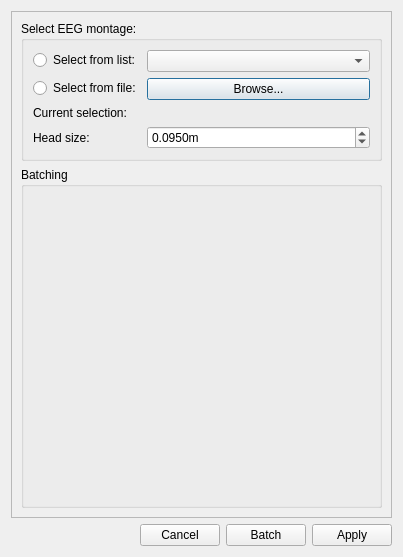
<?xml version="1.0" encoding="UTF-8"?>
<ui version="4.0">
 <class>montageDialog</class>
 <widget class="QDialog" name="montageDialog">
  <property name="geometry">
   <rect>
    <x>0</x>
    <y>0</y>
    <width>403</width>
    <height>557</height>
   </rect>
  </property>
  <property name="windowTitle">
   <string>Meggie - Set standard montage</string>
  </property>
  <layout class="QGridLayout" name="gridLayout">
   <item row="0" column="0">
    <widget class="QScrollArea" name="scrollArea">
     <property name="minimumSize">
      <size>
       <width>0</width>
       <height>0</height>
      </size>
     </property>
     <property name="verticalScrollBarPolicy">
      <enum>Qt::ScrollBarAsNeeded</enum>
     </property>
     <property name="horizontalScrollBarPolicy">
      <enum>Qt::ScrollBarAsNeeded</enum>
     </property>
     <property name="sizeAdjustPolicy">
      <enum>QAbstractScrollArea::AdjustToContents</enum>
     </property>
     <property name="widgetResizable">
      <bool>true</bool>
     </property>
     <widget class="QWidget" name="scrollAreaWidgetContents">
      <property name="geometry">
       <rect>
        <x>0</x>
        <y>0</y>
        <width>369</width>
        <height>517</height>
       </rect>
      </property>
      <property name="minimumSize">
       <size>
        <width>0</width>
        <height>0</height>
       </size>
      </property>
      <layout class="QGridLayout" name="gridLayout_2">
       <item row="3" column="1">
        <spacer name="verticalSpacer">
         <property name="orientation">
          <enum>Qt::Vertical</enum>
         </property>
         <property name="sizeHint" stdset="0">
          <size>
           <width>20</width>
           <height>40</height>
          </size>
         </property>
        </spacer>
       </item>
       <item row="0" column="0" rowspan="2" colspan="2">
        <widget class="QGroupBox" name="groupBoxMontage">
         <property name="title">
          <string>Select EEG montage:</string>
         </property>
         <layout class="QFormLayout" name="formLayout_2">
          <item row="0" column="0">
           <widget class="QRadioButton" name="radioButtonMontageFromList">
            <property name="text">
             <string>Select from list:</string>
            </property>
           </widget>
          </item>
          <item row="0" column="1">
           <widget class="QComboBox" name="comboBoxSelectFromList"/>
          </item>
          <item row="1" column="0">
           <widget class="QRadioButton" name="radioButtonMontageFromFile">
            <property name="text">
             <string>Select from file:</string>
            </property>
           </widget>
          </item>
          <item row="1" column="1">
           <widget class="QPushButton" name="pushButtonSelectFromFile">
            <property name="text">
             <string>Browse...</string>
            </property>
           </widget>
          </item>
          <item row="2" column="0">
           <widget class="QLabel" name="labelCurrentLabel">
            <property name="text">
             <string>Current selection:</string>
            </property>
           </widget>
          </item>
          <item row="2" column="1">
           <widget class="QLabel" name="labelCurrentContent">
            <property name="text">
             <string/>
            </property>
           </widget>
          </item>
          <item row="3" column="0">
           <widget class="QLabel" name="labelHeadSize">
            <property name="text">
             <string>Head size:</string>
            </property>
           </widget>
          </item>
          <item row="3" column="1">
           <widget class="QDoubleSpinBox" name="doubleSpinBoxHeadSize">
            <property name="suffix">
             <string>m</string>
            </property>
            <property name="decimals">
             <number>4</number>
            </property>
            <property name="maximum">
             <double>1.000000000000000</double>
            </property>
            <property name="singleStep">
             <double>0.001000000000000</double>
            </property>
            <property name="value">
             <double>0.095000000000000</double>
            </property>
           </widget>
          </item>
         </layout>
        </widget>
       </item>
       <item row="2" column="0" colspan="2">
        <widget class="QGroupBox" name="groupBoxBatching">
         <property name="title">
          <string>Batching</string>
         </property>
         <layout class="QGridLayout" name="gridLayoutBatching">
          <item row="0" column="0">
           <widget class="QWidget" name="batchingWidgetPlaceholder" native="true">
            <property name="minimumSize">
             <size>
              <width>300</width>
              <height>300</height>
             </size>
            </property>
           </widget>
          </item>
         </layout>
        </widget>
       </item>
      </layout>
     </widget>
    </widget>
   </item>
   <item row="1" column="0">
    <layout class="QHBoxLayout" name="horizontalLayout">
     <item>
      <spacer name="horizontalSpacer">
       <property name="orientation">
        <enum>Qt::Horizontal</enum>
       </property>
       <property name="sizeHint" stdset="0">
        <size>
         <width>40</width>
         <height>20</height>
        </size>
       </property>
      </spacer>
     </item>
     <item>
      <widget class="QPushButton" name="pushButtonCancel">
       <property name="text">
        <string>Cancel</string>
       </property>
      </widget>
     </item>
     <item>
      <widget class="QPushButton" name="pushButtonBatch">
       <property name="text">
        <string>Batch</string>
       </property>
      </widget>
     </item>
     <item>
      <widget class="QPushButton" name="pushButtonApply">
       <property name="text">
        <string>Apply</string>
       </property>
      </widget>
     </item>
    </layout>
   </item>
  </layout>
 </widget>
 <tabstops>
  <tabstop>pushButtonCancel</tabstop>
  <tabstop>pushButtonBatch</tabstop>
  <tabstop>pushButtonApply</tabstop>
  <tabstop>scrollArea</tabstop>
  <tabstop>radioButtonMontageFromList</tabstop>
  <tabstop>comboBoxSelectFromList</tabstop>
  <tabstop>radioButtonMontageFromFile</tabstop>
  <tabstop>pushButtonSelectFromFile</tabstop>
 </tabstops>
 <resources/>
 <connections>
  <connection>
   <sender>pushButtonCancel</sender>
   <signal>clicked()</signal>
   <receiver>montageDialog</receiver>
   <slot>reject()</slot>
   <hints>
    <hint type="sourcelabel">
     <x>116</x>
     <y>197</y>
    </hint>
    <hint type="destinationlabel">
     <x>18</x>
     <y>131</y>
    </hint>
   </hints>
  </connection>
  <connection>
   <sender>pushButtonApply</sender>
   <signal>clicked()</signal>
   <receiver>montageDialog</receiver>
   <slot>accept()</slot>
   <hints>
    <hint type="sourcelabel">
     <x>319</x>
     <y>197</y>
    </hint>
    <hint type="destinationlabel">
     <x>47</x>
     <y>149</y>
    </hint>
   </hints>
  </connection>
  <connection>
   <sender>pushButtonBatch</sender>
   <signal>clicked()</signal>
   <receiver>montageDialog</receiver>
   <slot>acceptBatch()</slot>
   <hints>
    <hint type="sourcelabel">
     <x>175</x>
     <y>210</y>
    </hint>
    <hint type="destinationlabel">
     <x>371</x>
     <y>156</y>
    </hint>
   </hints>
  </connection>
 </connections>
 <slots>
  <slot>acceptBatch()</slot>
 </slots>
</ui>
